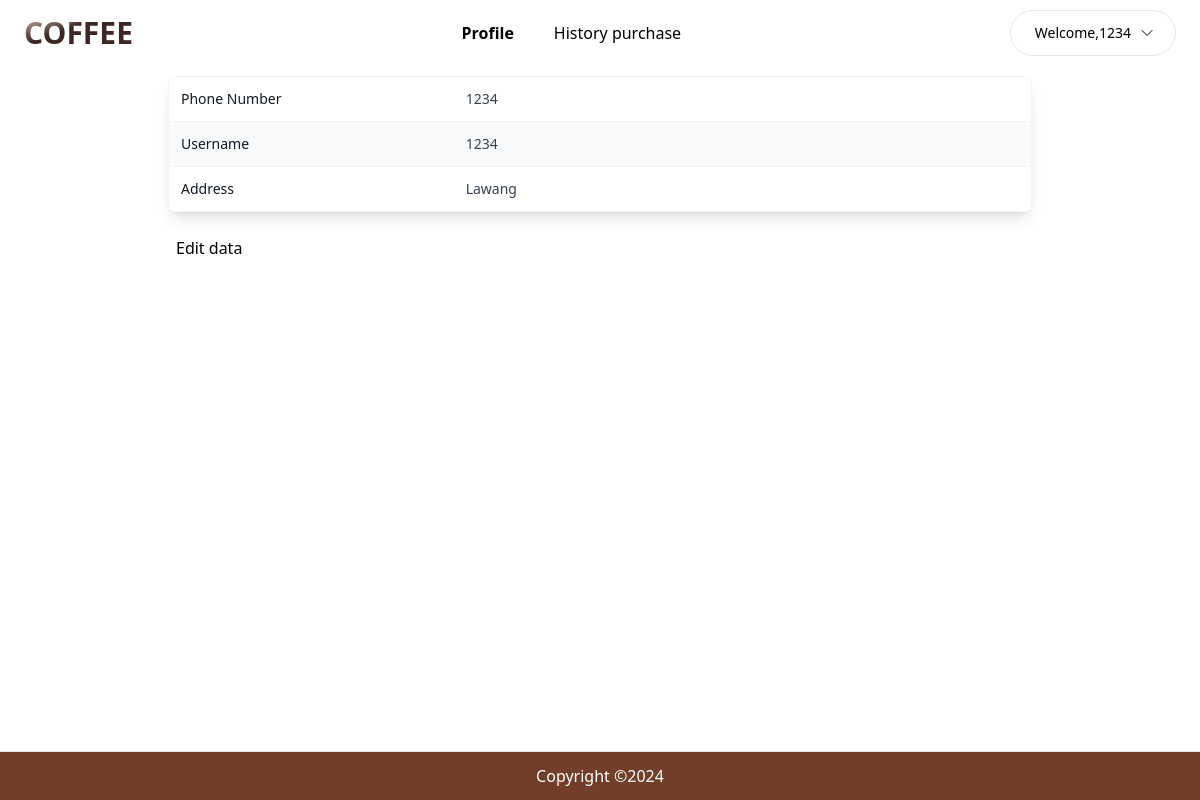
Screenshot of /profile.php (signed in) with the database file from the repository.
### tables this page shows
CREATE TABLE `user` (
  `phone` varchar(20) NOT NULL,
  `username` varchar(50) NOT NULL,
  `password` varchar(200) NOT NULL,
  `alamat` varchar(100) DEFAULT NULL,
  `role` varchar(25) DEFAULT 'user'
);

### profile.php (the view, shortened to what this page needs)
<?php
    require('functions.php');
    $phone = $_SESSION['data']['phone'];
    $result = mysqli_query($conn,"SELECT * FROM user WHERE phone = '$phone';");
    while($row = mysqli_fetch_assoc($result)){
        $data = $row;
    }
?>
<!DOCTYPE html>
<html lang="en">
<head>
    <link rel="stylesheet" href="./src/output.css">
</head>
<body>
    <div class="flex flex-col min-h-screen">
        <header class="py-2.5 px-4 md:px-6 xl:px-12 2xl:px-16">
            <div class="flex justify-between items-center">
                <a href="index.php">
                    <h5 class="bg-gradient-to-br from-[#a1887f] from-15% to-[#3e2723] to-40% text-3xl font-black uppercase bg-clip-text text-transparent">COFFEE</h5>
                </a>
                <ul class="flex items-center gap-x-2">
                    <li>
                        <a href="profile.php" class="py-2 px-4 hover:bg-[#eeeeee] rounded-full font-semibold">
                            Profile
                        </a>
                    </li>
                    <li>
                        <a href="history.php" class="py-2 px-4 hover:bg-[#eeeeee] rounded-full">
                            History purchase
                        </a>
                    </li>
                </ul>
                <?php if (!isset($_SESSION["data"])) : ?>
                    <a href="login.php" class="py-3 px-6 bg-[#723E29] text-sm text-white font-medium rounded-full">Log in / Sign up</a>
                <?php else : ?>
                    <div id="parent-dropdown" class="relative inline-block">
                        <button onclick="menuDropdown()" class="flex items-center py-3 pl-6 pr-5 border rounded-full font-medium text-sm">
                            Welcome, <span class="font-normal"><?php echo $_SESSION['data']['username']; ?></span>
                            <span class="ml-2">
                                <svg xmlns="http://www.w3.org/2000/svg" fill="none" viewBox="0 0 24 24" stroke-width="1.5" stroke="currentColor" class="w-4 h-4">
                                    <path stroke-linecap="round" stroke-linejoin="round" d="m19.5 8.25-7.5 7.5-7.5-7.5" />
                                </svg>
                            </span>
                        </button>
                    </div>
                <?php endif; ?>
            </div>
        </header>
        <main class="grow py-2.5 px-4 md:px-6 xl:px-12 2xl:px-16">
            <div class="w-3/4 mx-auto">
                <div class="flow-root rounded-lg border border-gray-100 py-3 shadow-lg">
                    <dl class="-my-3 divide-y divide-gray-100 text-sm">
                        <div class="grid grid-cols-1 gap-1 p-3 even:bg-gray-50 sm:grid-cols-3 sm:gap-4">
                            <dt class="font-medium text-gray-900">Phone Number</dt>
                            <dd class="text-gray-700 sm:col-span-2"><?= $data['phone']; ?></dd>
                        </div>
                        <div class="grid grid-cols-1 gap-1 p-3 even:bg-gray-50 sm:grid-cols-3 sm:gap-4">
                            <dt class="font-medium text-gray-900">Username</dt>
                            <dd class="text-gray-700 sm:col-span-2"><?= $data['username']; ?></dd>
                        </div>
                        <div class="grid grid-cols-1 gap-1 p-3 even:bg-gray-50 sm:grid-cols-3 sm:gap-4">
                            <dt class="font-medium text-gray-900">Address</dt>
                            <dd class="text-gray-700 sm:col-span-2"><?= $data['alamat']; ?></dd>
                        </div>
                    </dl>
                </div>
                <div class="mt-4">
                    <form action="" method="post">
                        <button class="hover:bg-slate-100 p-2 rounded-xl" type="submit" name="edit">Edit data</button>
                    </form>
                </div>
            </div>
        </main>
        <footer class="py-3 px-12 border-t bg-[#723E29] text-white text-center">
                Copyright &#169;<span id="year"></span>
        </footer>
    </div>
</body>
</html>

### rows the page displays
user: phone "1234", username "1234", alamat "Lawang"

### other values shown
$_SESSION['data']['username'] "1234"
